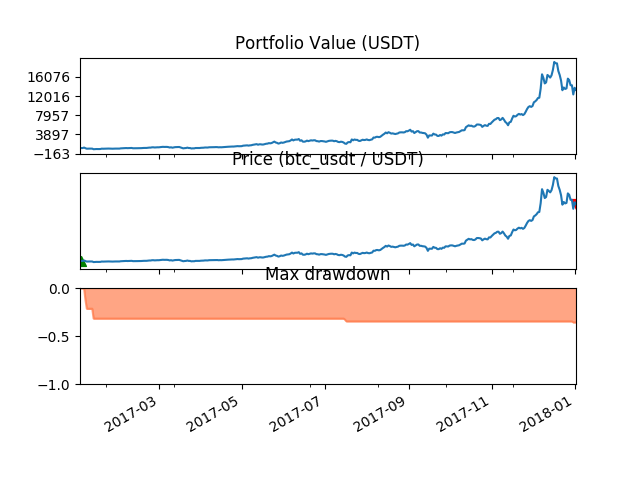

Reproduce this figure in Python.
from catalyst.api import symbol, record, order_target_percent, get_datetime, commission, slippage
from catalyst.exchange.utils.stats_utils import extract_transactions
from catalyst import run_algorithm
import matplotlib.pyplot as plt
import numpy as np
import pandas as pd

def initialize(context):
    context.asset = symbol('btc_usdt')
    context.bought = False
    context.end_date = pd.to_datetime('2017-12-31', utc=True).date()

    #  context.set_commission(maker=0.2, taker=0.2)

def handle_data(context, data):
    price = data.current(context.asset, 'price')
    record(price=price, cash=context.portfolio.cash)

    if not context.bought:
        order_target_percent(context.asset, 1)
        context.bought = True

    if get_datetime().date() == context.end_date:
        order_target_percent(context.asset, 0)

def analyze(context, perf):
    exchange = list(context.exchanges.values())[0]
    quote_currency = exchange.quote_currency.upper()

    #  1st graph
    ax1 = plt.subplot(311)
    perf.loc[:, ['portfolio_value']].plot(ax=ax1)
    ax1.legend_.remove()
    ax1.set_title("Portfolio Value ({})".format(quote_currency), rotation=0)
    start, end = ax1.get_ylim()

    ax1.yaxis.set_ticks(np.arange(start, end, (end-start) / 5))

    # Second graph
    ax2 = plt.subplot(312, sharex=ax1)
    perf.loc[:, ['price']].plot(ax = ax2, label = 'Price')
    ax2.legend_.remove()
    ax2.set_title('Price ({asset} / {quote})'.format(asset = context.asset.symbol, quote = quote_currency
        ), rotation=0)
    start, end = ax2.get_ylim()
    #  ax2.yaxis.set_ticks(np.arange(floor(start), ceil(end), 300))
    ax2.yaxis.set_ticks(np.arange(start, end, (start-end) / 5))

    transaction_df = extract_transactions(perf)
    if not transaction_df.empty:
        buy_df = transaction_df[transaction_df['amount'] > 0]
        sell_df = transaction_df[transaction_df['amount'] < 0]
        ax2.scatter(
                buy_df.index.to_pydatetime(),
                perf.loc[buy_df.index, 'price'],
                marker = '^',
                s = 50,
                c = 'green',
                label = ''
                )
        ax2.scatter(
                sell_df.index.to_pydatetime(),
                perf.loc[sell_df.index, 'price'],
                marker = 'v',
                s = 50,
                c = 'red',
                label = ''
                )


    # Third graph (cash)
    #  ax3 = plt.subplot(513, sharex=ax1)
    #  perf.cash.plot(ax=ax3)
    #  ax3.set_title('Cash ({})'.format(quote_currency), rotation=0)

    ax4 = plt.subplot(313, sharex=ax1)
    perf.max_drawdown.plot(ax=ax4, kind='area', color='coral', alpha=0.7)
    ax4.set_title('Max drawdown', rotation=0)
    ax4.set_ylim(-1.0, 0)



    #  perf[[
        #  'treasury',
        #  'algorithm',
        #  'benchmark',
        #  ]] = perf[[
        #  'treasury_period_return',
        #  'algorithm_period_return',
        #  'benchmark_period_return',
        #  ]]
#
    #  ax5 = plt.subplot(515, sharex=ax1)
    #  perf[[
        #  'treasury',
        #  'algorithm',
        #  'benchmark',
        #  ]].plot(ax=ax5)
    #  ax5.set_ylabel('Percent Change')



    plt.savefig("hodl_example.png")

    #  fig = plt.figure()
    #  ax1 = plt.subplot(311)
    #  perf.portfolio_value.plot(ax=ax1)
#
    #  ax2 = plt.subplot(312, sharex=ax1)
    #  perf.benchmark_period_return.plot(ax=ax2)

    #  print(perf.columns)

    #  ax3 = plt.subplot(313, sharex=ax1)
    #  perf.alpha.plot(ax=ax3)

    plt.show()

    print("Starting Cash: $", perf.starting_cash.iloc[0])
    print("Ending portfolio value: $", perf.portfolio_value.iloc[-1])
    print("Cash: $", perf.cash.iloc[-1])
    print("Ending cash: $", perf.ending_cash.iloc[-1])
    print("Max Drawdown: ", perf.max_drawdown.min() * 100, "%")
    print("Algorithm Period Return: ", perf.algorithm_period_return.iloc[-1] * 100, "%")
    print("Pnl $", perf.pnl.sum())





if __name__ == '__main__':
    run_algorithm(capital_base=1000,
            data_frequency='daily',
            initialize=initialize,
            handle_data=handle_data,
            analyze=analyze,
            exchange_name='poloniex',
            quote_currency='usdt',
            live=False,
            start=pd.to_datetime('2017-1-1', utc=True),
            end=pd.to_datetime('2018-1-1', utc=True),
            )
